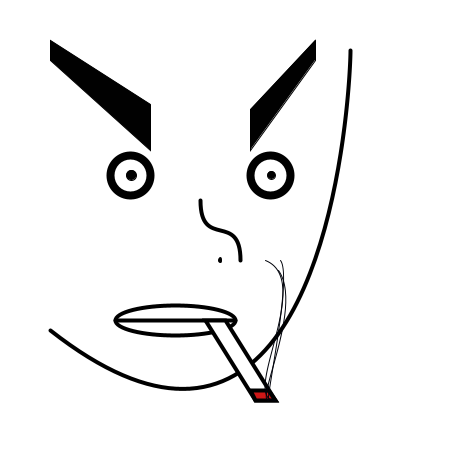
Frame 1 (no input)
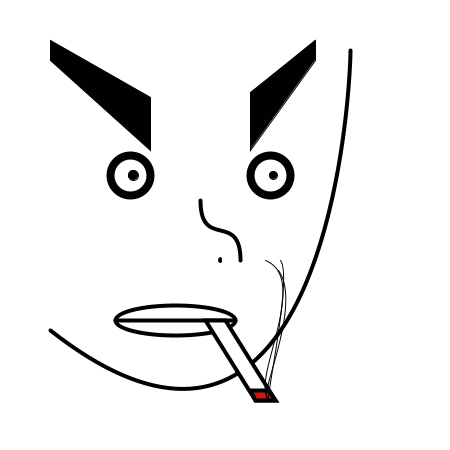
Frame 60 (the mouse pressed at the canvas centre just before this capture)
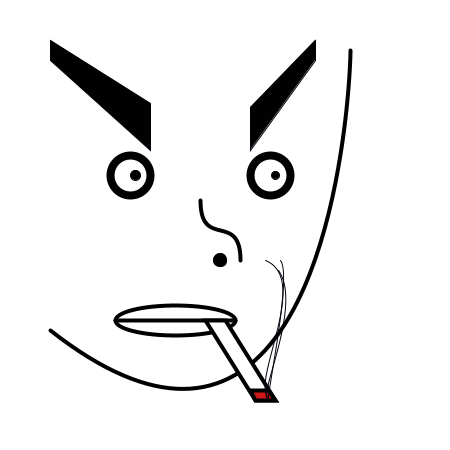
Frame 120 (the mouse held since frame 60 and released just before this capture)

The Processing sketch that drew these frames (run headless with seeded random() and noise(); from frame 60 on, the mouse is pressed at the canvas centre):

// Processing sketch: processing_37698
// ── processing_37698.pde

float xLftEye = 1;
float incrLftEye = 0.3;

int xLftEyebrw = 3;
int incrLftEyebrw = 1;

void setup () {
  size (450, 450); // create a 450 x 450 pixel sketch (wideth, height);
  smooth (); //turns on anti-aliasing
}
 
void draw() { 
   background (255);
   
//eyebrows

xLftEyebrw += incrLftEyebrw;
if ( xLftEyebrw < -5 || xLftEyebrw > 5) {
  incrLftEyebrw *= -1;
}


fill (1);
round (3);
quad (50, 40, 50, 60, 150, 150, 150, 100 + xLftEyebrw); // left eyebrow
quad (250, 100 + xLftEyebrw*2.4 , 250, 150, 315, 60, 315, 40); // right eyebrow
 
// eyes

fill (255);
strokeWeight(8);
stroke (0, 0, 0);
ellipse (130, 175, 40, 40);
ellipse (270, 175, 40, 40);

noFill();

xLftEye += incrLftEye;
if ( xLftEye < -8 || xLftEye > 8) {
  incrLftEye *= -1;
}
 
//inside
fill (1);
strokeWeight (1);
ellipse (130 + xLftEye, 175, 10, 10);
ellipse (270 + xLftEye , 175, 8, 8);
 
//nose
noFill ();
strokeWeight(4);
bezier (200, 200, 200, 250, 200 +40, 200+10, 200+40, 250+10);

if (mousePressed == true) {

//nasal cavity
fill(1);
strokeWeight(1);
ellipse (220, 260, 25*(xLftEye/10), 25*(xLftEye/10));
}
else {
  fill(1);
  strokeWeight(1);
  ellipse (220, 260, 3, 5);
}
  
  noFill();
  
//mouse
strokeWeight(4);
ellipse (175, 320, 120, 30);
line (115, 320, 235, 320);
 
//face outline
bezier (350, 50, 350, 80, 330, 550, 50, 330);
 
//cigarette
fill (255);
quad (225, 320, 205, 320, 255, 400, 275, 400);
//cigarette fire
fill (206, 23, 23);
quad (268, 390, 250, 390, 255, 400, 275, 400);

xLftEye += incrLftEye;
if ( xLftEye < -15 || xLftEye > 15) {
  incrLftEye *= -1;
}

//smoke
noFill ();
strokeWeight (1);
stroke (0, 2, 10);
bezier (278, 270, 303, 305, 255, 400, 268, 400);
bezier (280, 260, 292, 275, 265, 400, 268, 400);
bezier (265, 260, 315, 280, 238, 400, 275, 400);
}
